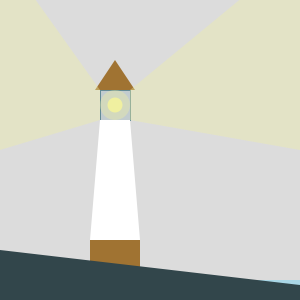
Frame 1 (no input)
Frame 60 (the mouse pressed at the canvas centre just before this capture): identical to frame 1, image omitted
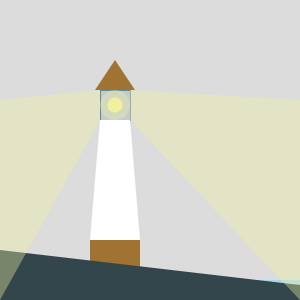
Frame 120 (the mouse held since frame 60 and released just before this capture)

The Processing sketch that drew these frames (run headless with seeded random() and noise(); from frame 60 on, the mouse is pressed at the canvas centre):

// Processing sketch: processing_35626
// ── processing_35626.pde

/* Joseph Kotay. Practice Computational Methods. Professor Nick Senske. 9.04.2011
Homework 2.2.1 Parametric Forms and Shapes. Lighthouse at Sea.

For this sketch, I named variables that controlled the path of light beams from a lighthouse near the sea coast.
Also, I set the code so that the sea level can be adjusted up and down when the left mouse button is held and dragged
in the Y direction.  This is just a first iteration that I will explore further*/

void setup(){
  size(300,300);
  smooth();
}

/* using Nick's parametris arch code example as a reference model, I start by assigning y values for the
starting top and bottom positions of the two light beam*/

int originBeam_top= 90;
int originBeam_bottom= 120;

int top_lightBeam = 60;
int bottom_lightBeam = 150;


// The water level starts at 20 px above the bottom of the skectch widow.

int seaLevel = 280;

void draw(){
background(220,40);
  
 /*I begin by first drawing just the static elements within my sketch (from top to bottom), which are  basic shapes that
 form a light house*/
 
 noStroke();
 fill(160,115,50);
 triangle(15 + width/3, 60, width/3 - 5, 90, 35 + width/3, 90);
 
 stroke(100,140,150);
 fill(140,170,180,85);
 rect(width/3, 90, 30, 30);
 
 // the main light source.
 
 noStroke();
 fill(240,240,160,97);
 ellipse(15 + width/3, 105, 30, 30);
 
 noStroke();
 fill(240,240,160);
 ellipse(15 + width/3, 105, 15, 15);
 
 fill(255);
 quad(width/3, 120, width/3 - 10, 240, 40 + width/3, 240, 30 + width/3, 120);

//  base of the lighthouse.

 fill(160,115,50);
 rect(width/3 - 10, 240, 50, 40);
 
// this shape represents the sea level.
 
 fill(170,215,230);
 rect(0, seaLevel, width, 3*height); // the distance from the top to the base of the rectangle is three times the height of the sketch.
 
 // this is for the ground plane.
  
 fill(50,70,75);
 beginShape();
 vertex(0, 250);
 vertex(0, height);
 vertex(width, height);
 vertex(width, height-15);
 endShape();

 

// light beams.

  noStroke();
  fill(240,240,160,95);
 
  /* Dragging the mouse in the X direction will increase or decrease the outer width of the light beams, as well as
  their directions.*/
 
 top_lightBeam= mouseX - height/6 ;
 bottom_lightBeam= mouseX + height/2;
  
  
  quad(0, top_lightBeam, 0, bottom_lightBeam, width/3, originBeam_bottom, width/3, originBeam_top);
  quad(30+width/3, originBeam_top, 30+width/3, originBeam_bottom, width, bottom_lightBeam, width, top_lightBeam);
    
}

void mouseDragged() {
  seaLevel= mouseY; // right click with mouse and hold to raise and lower sea level
  
}
